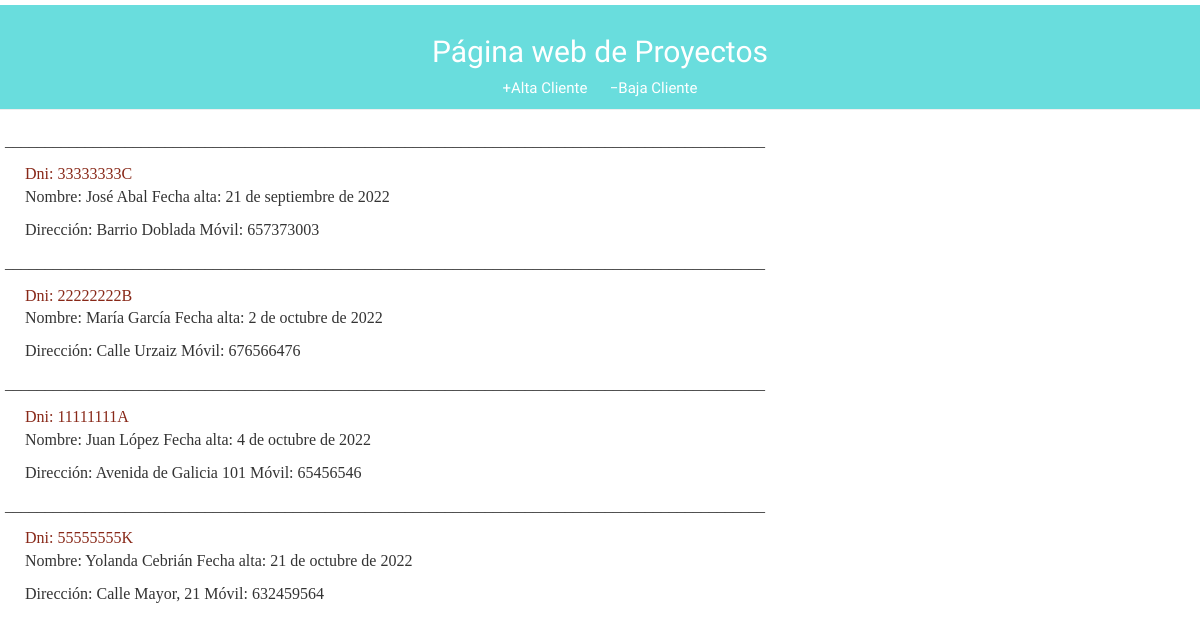
Before: / with the older database file.
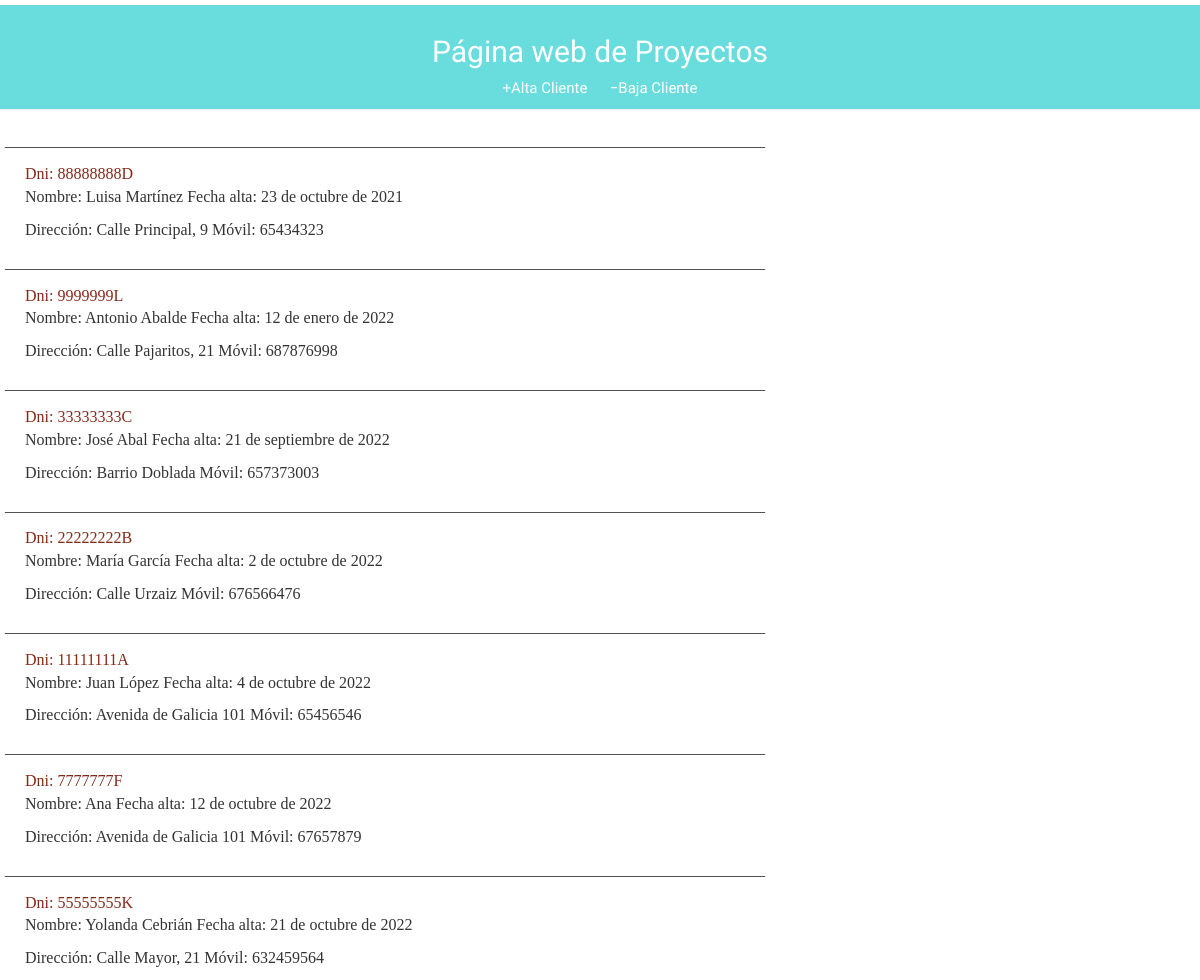
After: the same page with the newer database file.
### misitio/models.py (models this page shows)
class Cliente(models.Model):
    dni = models.CharField(max_length=10, primary_key = True)
    nombre = models.CharField(max_length=150, blank= False, null = False)
    fechalta = models.DateField('Fecha Alta', blank = False, null = False)
    direccion = models.CharField(max_length=150, blank = True, null = True )
    mobile = models.CharField(max_length=150, blank = False, null = True)

### misitio/views.py (the view)
# urls.py: path('', views.clientes_list, name='clientes_list'),
def clientes_list(request):
    clientes = Cliente.objects.filter(fechalta__lte=timezone.now()).order_by('fechalta')
    return render(request, 'misitio/clientes_list.html', {'clientes': clientes})

### misitio/templates/misitio/clientes_list.html
{% extends 'misitio/base.html' %}
{% block content %}
{% for cliente in clientes %}
  <p>_______________________________________________________________________________________________</p>
<div class="content">
    <p>  <div class='dni'>Dni: {{ cliente.dni }} </div>  Nombre: {{ cliente.nombre }}    Fecha alta: {{ cliente.fechalta }}</p>
    <p>Dirección: {{ cliente.direccion }}    Móvil: {{ cliente.mobile }}</p>
</div>
{% endfor %}
{% endblock %}

### misitio/templates/misitio/base.html (shortened to what this page needs)
<!DOCTYPE html>
{% load static %}
<html lang="es">
<head>
    <link rel="stylesheet" href="//maxcdn.bootstrapcdn.com/bootstrap/3.2.0/css/bootstrap.min.css">
    <link rel="stylesheet" href="//maxcdn.bootstrapcdn.com/bootstrap/3.2.0/css/bootstrap-theme.min.css">
    <link rel="stylesheet" href="{% static 'css/misitio.css' %}">
</head>
<body>
<div class="page-header">
    <h2><a href="/"> Página web de Proyectos</a></h2>
    <a href="{% url 'cliente_new' %}" class="top-menu"><span class ='glyphicon-plus'>Alta Cliente</span></a>
    <a href="#" class="top-menu"><span class ='glyphicon-minus'>Baja Cliente</span></a>
</div>
    <div>
        <div class="content">
            <div class="row">
            {% block content %}
            {% endblock %}
            </div>
        </div>
    </div>
</body>
</html>

### misitio/static/css/misitio.css (style rules this page uses)
.page-header { background-color: #69dddd; margin-top:5px; padding: 10px 10px 10px 10px; font-family: 'Abel'; font-size: 15px; color: #000000; text-align:center; }
.page-header a { color: #ffffff; }
.content { paddin-top: 20px; padding-left:20px; font-size:12pt; font-family: 'Calibre'; }
.dni { color: #882818; }

Changed rows visible on the page:
added Cliente: dni "88888888D", nombre "Luisa Martínez", fechalta "23 de octubre de 2021", direccion "Calle Principal, 9", mobile "65434323"
added Cliente: dni "9999999L", nombre "Antonio Abalde", fechalta "12 de enero de 2022", direccion "Calle Pajaritos, 21", mobile "687876998"
added Cliente: dni "7777777F", nombre "Ana", fechalta "12 de octubre de 2022", direccion "Avenida de Galicia 101", mobile "67657879"
